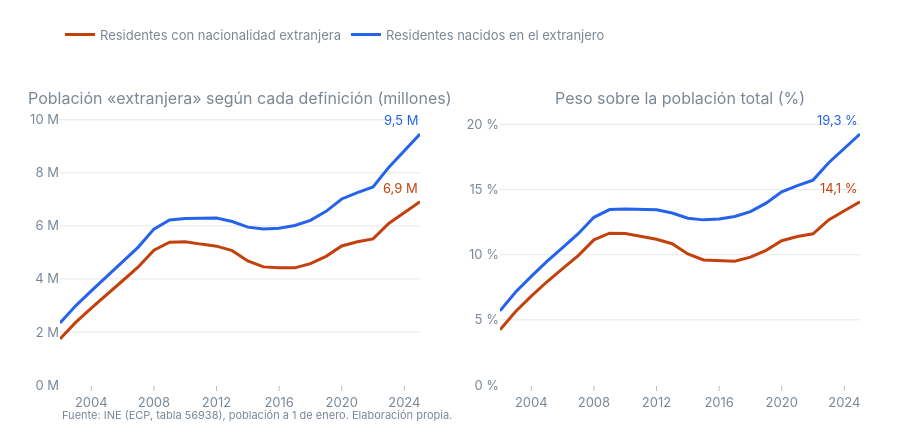

Notebook cell for this chart:
### Code cell
#| label: fig-definiciones
#| fig-cap: "Población «extranjera» según se defina por nacionalidad o por lugar de nacimiento. Izquierda: millones de personas. Derecha: peso sobre la población total (%)"
fig_definiciones(cruce).show()

### Figure 1 — Plotly figure (JSON) as saved in the notebook; plotly's stock layout.template omitted (floating-point values rounded to 4 significant figures)
{"data": [{"hovertemplate": "%{hovertext}", "hovertext": ["1.737.972 personas", "2.362.027 personas", "2.900.787 personas", "3.430.204 personas", "3.930.916 personas", "4.449.434 personas", "5.086.295 personas", "5.386.659 personas", "5.402.579 personas", "5.312.441 personas", "5.236.030 personas", "5.064.584 personas", "4.676.352 personas", "4.453.985 personas", "4.419.334 personas", "4.417.653 personas", "4.577.322 personas", "4.850.762 personas", "5.241.278 personas", "5.402.702 personas", "5.509.046 personas", "6.089.620 personas", "6.502.282 personas", "6.911.971 personas"], "line": {"color": "#c2410c", "width": 3}, "mode": "lines", "name": "Residentes con nacionalidad extranjera", "type": "scatter", "x": [2002, 2003, 2004, 2005, 2006, 2007, 2008, 2009, 2010, 2011, 2012, 2013, 2014, 2015, 2016, 2017, 2018, 2019, 2020, 2021, 2022, 2023, 2024, 2025], "xaxis": "x", "y": [1.738, 2.362, 2.901, 3.43, 3.931, 4.449, 5.086, 5.387, 5.403, 5.312, 5.236, 5.065, 4.676, 4.454, 4.419, 4.418, 4.577, 4.851, 5.241, 5.403, 5.509, 6.09, 6.502, 6.912], "yaxis": "y"}, {"hovertemplate": "%{hovertext}", "hovertext": ["4,2 %", "5,6 %", "6,8 %", "7,9 %", "8,9 %", "9,9 %", "11,1 %", "11,6 %", "11,6 %", "11,4 %", "11,2 %", "10,8 %", "10,1 %", "9,6 %", "9,5 %", "9,5 %", "9,8 %", "10,3 %", "11,1 %", "11,4 %", "11,6 %", "12,7 %", "13,4 %", "14,1 %"], "line": {"color": "#c2410c", "width": 3}, "mode": "lines", "name": "Residentes con nacionalidad extranjera", "showlegend": false, "type": "scatter", "x": [2002, 2003, 2004, 2005, 2006, 2007, 2008, 2009, 2010, 2011, 2012, 2013, 2014, 2015, 2016, 2017, 2018, 2019, 2020, 2021, 2022, 2023, 2024, 2025], "xaxis": "x2", "y": [4.235, 5.647, 6.818, 7.923, 8.932, 9.935, 11.14, 11.65, 11.62, 11.38, 11.18, 10.84, 10.06, 9.594, 9.521, 9.501, 9.813, 10.34, 11.08, 11.4, 11.6, 12.66, 13.37, 14.07], "yaxis": "y2"}, {"hovertemplate": "%{hovertext}", "hovertext": ["2.334.098 personas", "2.984.094 personas", "3.547.669 personas", "4.107.226 personas", "4.637.971 personas", "5.200.062 personas", "5.878.920 personas", "6.225.513 personas", "6.280.064 personas", "6.282.209 personas", "6.294.952 personas", "6.165.635 personas", "5.952.770 personas", "5.883.891 personas", "5.913.165 personas", "6.014.708 personas", "6.207.509 personas", "6.549.309 personas", "7.014.753 personas", "7.254.797 personas", "7.468.116 personas", "8.204.206 personas", "8.838.234 personas", "9.464.210 personas"], "line": {"color": "#2563eb", "width": 3}, "mode": "lines", "name": "Residentes nacidos en el extranjero", "type": "scatter", "x": [2002, 2003, 2004, 2005, 2006, 2007, 2008, 2009, 2010, 2011, 2012, 2013, 2014, 2015, 2016, 2017, 2018, 2019, 2020, 2021, 2022, 2023, 2024, 2025], "xaxis": "x", "y": [2.334, 2.984, 3.548, 4.107, 4.638, 5.2, 5.879, 6.226, 6.28, 6.282, 6.295, 6.166, 5.953, 5.884, 5.913, 6.015, 6.208, 6.549, 7.015, 7.255, 7.468, 8.204, 8.838, 9.464], "yaxis": "y"}, {"hovertemplate": "%{hovertext}", "hovertext": ["5,7 %", "7,1 %", "8,3 %", "9,5 %", "10,5 %", "11,6 %", "12,9 %", "13,5 %", "13,5 %", "13,5 %", "13,4 %", "13,2 %", "12,8 %", "12,7 %", "12,7 %", "12,9 %", "13,3 %", "14,0 %", "14,8 %", "15,3 %", "15,7 %", "17,1 %", "18,2 %", "19,3 %"], "line": {"color": "#2563eb", "width": 3}, "mode": "lines", "name": "Residentes nacidos en el extranjero", "showlegend": false, "type": "scatter", "x": [2002, 2003, 2004, 2005, 2006, 2007, 2008, 2009, 2010, 2011, 2012, 2013, 2014, 2015, 2016, 2017, 2018, 2019, 2020, 2021, 2022, 2023, 2024, 2025], "xaxis": "x2", "y": [5.688, 7.134, 8.338, 9.486, 10.54, 11.61, 12.87, 13.46, 13.51, 13.46, 13.45, 13.2, 12.8, 12.67, 12.74, 12.94, 13.31, 13.96, 14.82, 15.31, 15.73, 17.06, 18.18, 19.26], "yaxis": "y2"}], "layout": {"annotations": [{"font": {"size": 16}, "showarrow": false, "text": "Población «extranjera» según cada definición (millones)", "x": 0.225, "xanchor": "center", "xref": "paper", "y": 1, "yanchor": "bottom", "yref": "paper"}, {"font": {"size": 16}, "showarrow": false, "text": "Peso sobre la población total (%)", "x": 0.775, "xanchor": "center", "xref": "paper", "y": 1, "yanchor": "bottom", "yref": "paper"}, {"font": {"color": "#c2410c"}, "showarrow": false, "text": "6,9 M", "x": 2025, "xanchor": "right", "xref": "x", "y": 6.912, "yref": "y", "yshift": 14}, {"font": {"color": "#c2410c"}, "showarrow": false, "text": "14,1 %", "x": 2025, "xanchor": "right", "xref": "x2", "y": 14.07, "yref": "y2", "yshift": 14}, {"font": {"color": "#2563eb"}, "showarrow": false, "text": "9,5 M", "x": 2025, "xanchor": "right", "xref": "x", "y": 9.464, "yref": "y", "yshift": 14}, {"font": {"color": "#2563eb"}, "showarrow": false, "text": "19,3 %", "x": 2025, "xanchor": "right", "xref": "x2", "y": 19.26, "yref": "y2", "yshift": 14}, {"font": {"color": "#7a8794", "size": 11}, "showarrow": false, "text": "Fuente: INE (ECP, tabla 56938), población a 1 de enero. Elaboración propia.", "x": 0, "xanchor": "left", "xref": "paper", "y": -0.14, "yref": "paper"}], "height": 440, "hovermode": "x unified", "legend": {"y": 1.22}, "margin": {"b": 55, "l": 60, "r": 40, "t": 110}, "xaxis": {"anchor": "y", "domain": [0, 0.45], "dtick": 4}, "xaxis2": {"anchor": "y2", "domain": [0.55, 1], "dtick": 4}, "yaxis": {"anchor": "x", "domain": [0, 1], "rangemode": "tozero", "tickformat": ".0f", "ticksuffix": " M"}, "yaxis2": {"anchor": "x2", "domain": [0, 1], "rangemode": "tozero", "tickformat": ".0f", "ticksuffix": " %"}}}
